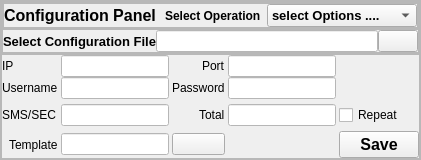
               <widget class="QWidget" name="Configuration">
                <layout class="QVBoxLayout" name="verticalLayout_8">
                 <property name="spacing">
                  <number>0</number>
                 </property>
                 <property name="leftMargin">
                  <number>0</number>
                 </property>
                 <property name="topMargin">
                  <number>0</number>
                 </property>
                 <property name="rightMargin">
                  <number>0</number>
                 </property>
                 <property name="bottomMargin">
                  <number>0</number>
                 </property>
                 <item>
                  <widget class="QFrame" name="frame">
                   <property name="minimumSize">
                    <size>
                     <width>0</width>
                     <height>150</height>
                    </size>
                   </property>
                   <property name="frameShape">
                    <enum>QFrame::StyledPanel</enum>
                   </property>
                   <property name="frameShadow">
                    <enum>QFrame::Raised</enum>
                   </property>
                   <layout class="QVBoxLayout" name="verticalLayout_2">
                    <property name="spacing">
                     <number>0</number>
                    </property>
                    <property name="leftMargin">
                     <number>0</number>
                    </property>
                    <property name="topMargin">
                     <number>0</number>
                    </property>
                    <property name="rightMargin">
                     <number>0</number>
                    </property>
                    <property name="bottomMargin">
                     <number>0</number>
                    </property>
                    <item>
                     <widget class="QFrame" name="frame_8">
                      <property name="frameShape">
                       <enum>QFrame::StyledPanel</enum>
                      </property>
                      <property name="frameShadow">
                       <enum>QFrame::Raised</enum>
                      </property>
                      <layout class="QVBoxLayout" name="verticalLayout_4">
                       <property name="spacing">
                        <number>0</number>
                       </property>
                       <property name="leftMargin">
                        <number>0</number>
                       </property>
                       <property name="topMargin">
                        <number>0</number>
                       </property>
                       <property name="rightMargin">
                        <number>0</number>
                       </property>
                       <property name="bottomMargin">
                        <number>0</number>
                       </property>
                       <item>
                        <widget class="QFrame" name="frame_18">
                         <property name="frameShape">
                          <enum>QFrame::StyledPanel</enum>
                         </property>
                         <property name="frameShadow">
                          <enum>QFrame::Raised</enum>
                         </property>
                         <layout class="QGridLayout" name="gridLayout_5">
                          <property name="leftMargin">
                           <number>0</number>
                          </property>
                          <property name="topMargin">
                           <number>0</number>
                          </property>
                          <property name="rightMargin">
                           <number>0</number>
                          </property>
                          <property name="bottomMargin">
                           <number>0</number>
                          </property>
                          <property name="spacing">
                           <number>0</number>
                          </property>
                          <item row="0" column="0">
                           <widget class="QFrame" name="frame_20">
                            <property name="frameShape">
                             <enum>QFrame::StyledPanel</enum>
                            </property>
                            <property name="frameShadow">
                             <enum>QFrame::Raised</enum>
                            </property>
                            <layout class="QHBoxLayout" name="horizontalLayout_6">
                             <property name="leftMargin">
                              <number>0</number>
                             </property>
                             <property name="topMargin">
                              <number>0</number>
                             </property>
                             <property name="rightMargin">
                              <number>0</number>
                             </property>
                             <property name="bottomMargin">
                              <number>0</number>
                             </property>
                             <item>
                              <widget class="QLabel" name="label_4">
                               <property name="font">
                                <font>
                                 <pointsize>12</pointsize>
                                 <weight>75</weight>
                                 <bold>true</bold>
                                </font>
                               </property>
                               <property name="text">
                                <string>Configuration Panel</string>
                               </property>
                              </widget>
                             </item>
                             <item alignment="Qt::AlignRight">
                              <widget class="QLabel" name="label_10">
                               <property name="font">
                                <font>
                                 <pointsize>9</pointsize>
                                 <weight>75</weight>
                                 <bold>true</bold>
                                </font>
                               </property>
                               <property name="text">
                                <string>Select Operation</string>
                               </property>
                              </widget>
                             </item>
                             <item>
                              <widget class="QComboBox" name="comboBox">
                               <property name="minimumSize">
                                <size>
                                 <width>150</width>
                                 <height>0</height>
                                </size>
                               </property>
                               <property name="font">
                                <font>
                                 <pointsize>10</pointsize>
                                 <weight>75</weight>
                                 <bold>true</bold>
                                </font>
                               </property>
                               <item>
                                <property name="text">
                                 <string>select Options ....</string>
                                </property>
                               </item>
                               <item>
                                <property name="text">
                                 <string>Add</string>
                                </property>
                               </item>
                               <item>
                                <property name="text">
                                 <string>Remove</string>
                                </property>
                               </item>
                              </widget>
                             </item>
                            </layout>
                           </widget>
                          </item>
                         </layout>
                        </widget>
                       </item>
                       <item>
                        <widget class="QFrame" name="frame_19">
                         <property name="frameShape">
                          <enum>QFrame::StyledPanel</enum>
                         </property>
                         <property name="frameShadow">
                          <enum>QFrame::Raised</enum>
                         </property>
                         <layout class="QGridLayout" name="gridLayout_9">
                          <property name="leftMargin">
                           <number>0</number>
                          </property>
                          <property name="topMargin">
                           <number>0</number>
                          </property>
                          <property name="rightMargin">
                           <number>0</number>
                          </property>
                          <property name="bottomMargin">
                           <number>0</number>
                          </property>
                          <property name="spacing">
                           <number>0</number>
                          </property>
                          <item row="0" column="1">
                           <widget class="QLineEdit" name="config_path">
                            <property name="styleSheet">
                             <string notr="true">background-color: rgb(255, 255, 255);
color:rgb(0,0,0);</string>
                            </property>
                           </widget>
                          </item>
                          <item row="0" column="0">
                           <widget class="QLabel" name="label_7">
                            <property name="font">
                             <font>
                              <pointsize>10</pointsize>
                              <weight>75</weight>
                              <bold>true</bold>
                             </font>
                            </property>
                            <property name="text">
                             <string>Select Configuration File</string>
                            </property>
                           </widget>
                          </item>
                          <item row="0" column="2" alignment="Qt::AlignRight">
                           <widget class="QPushButton" name="configFile_btn">
                            <property name="text">
                             <string/>
                            </property>
                            <property name="icon">
                             <iconset resource="resource.qrc">
                              <normaloff>:/icons/icons/file-text.svg</normaloff>:/icons/icons/file-text.svg</iconset>
                            </property>
                            <property name="iconSize">
                             <size>
                              <width>32</width>
                              <height>20</height>
                             </size>
                            </property>
                           </widget>
                          </item>
                         </layout>
                        </widget>
                       </item>
                      </layout>
                     </widget>
                    </item>
                    <item>
                     <widget class="QFrame" name="frame_17">
                      <property name="frameShape">
                       <enum>QFrame::StyledPanel</enum>
                      </property>
                      <property name="frameShadow">
                       <enum>QFrame::Raised</enum>
                      </property>
                      <layout class="QGridLayout" name="gridLayout_8">
                       <property name="leftMargin">
                        <number>0</number>
                       </property>
                       <property name="topMargin">
                        <number>0</number>
                       </property>
                       <property name="rightMargin">
                        <number>0</number>
                       </property>
                       <property name="bottomMargin">
                        <number>0</number>
                       </property>
                       <property name="horizontalSpacing">
                        <number>3</number>
                       </property>
                       <property name="verticalSpacing">
                        <number>0</number>
                       </property>
                       <item row="2" column="1">
                        <widget class="QLineEdit" name="sms_line">
                         <property name="styleSheet">
                          <string notr="true">color: rgb(0, 0, 0);
background-color: rgb(255, 255, 255);</string>
                         </property>
                        </widget>
                       </item>
                       <item row="2" column="2" alignment="Qt::AlignRight">
                        <widget class="QLabel" name="label_18">
                         <property name="text">
                          <string>Total</string>
                         </property>
                        </widget>
                       </item>
                       <item row="1" column="2" alignment="Qt::AlignRight">
                        <widget class="QLabel" name="label_14">
                         <property name="text">
                          <string>Password</string>
                         </property>
                        </widget>
                       </item>
                       <item row="1" column="3">
                        <widget class="QLineEdit" name="password_line">
                         <property name="styleSheet">
                          <string notr="true">color: rgb(0, 0, 0);

background-color: rgb(255, 255, 255);</string>
                         </property>
                        </widget>
                       </item>
                       <item row="3" column="0" alignment="Qt::AlignRight">
                        <widget class="QLabel" name="label_15">
                         <property name="text">
                          <string>Template</string>
                         </property>
                        </widget>
                       </item>
                       <item row="3" column="1">
                        <widget class="QLineEdit" name="template_line">
                         <property name="styleSheet">
                          <string notr="true">color: rgb(0, 0, 0);

background-color: rgb(255, 255, 255);</string>
                         </property>
                        </widget>
                       </item>
                       <item row="2" column="3">
                        <widget class="QLineEdit" name="total_line">
                         <property name="styleSheet">
                          <string notr="true">background-color: rgb(255, 255, 255);
color: rgb(0,0,0);</string>
                         </property>
                        </widget>
                       </item>
                       <item row="2" column="4">
                        <widget class="QCheckBox" name="checkBox">
                         <property name="minimumSize">
                          <size>
                           <width>32</width>
                           <height>32</height>
                          </size>
                         </property>
                         <property name="text">
                          <string>Repeat</string>
                         </property>
                         <property name="iconSize">
                          <size>
                           <width>32</width>
                           <height>32</height>
                          </size>
                         </property>
                        </widget>
                       </item>
                       <item row="3" column="2">
                        <widget class="QPushButton" name="template_2">
                         <property name="text">
                          <string/>
                         </property>
                         <property name="icon">
                          <iconset resource="resource.qrc">
                           <normaloff>:/icons/icons/upload.svg</normaloff>:/icons/icons/upload.svg</iconset>
                         </property>
                         <property name="iconSize">
                          <size>
                           <width>20</width>
                           <height>20</height>
                          </size>
                         </property>
                        </widget>
                       </item>
                       <item row="2" column="0">
                        <widget class="QLabel" name="label_17">
                         <property name="text">
                          <string>SMS/SEC</string>
                         </property>
                        </widget>
                       </item>
                       <item row="1" column="0">
                        <widget class="QLabel" name="label_13">
                         <property name="text">
                          <string>Username</string>
                         </property>
                        </widget>
                       </item>
                       <item row="1" column="1">
                        <widget class="QLineEdit" name="username_line">
                         <property name="styleSheet">
                          <string notr="true">color: rgb(0, 0, 0);
background-color: rgb(255, 255, 255);</string>
                         </property>
                        </widget>
                       </item>
                       <item row="0" column="2" alignment="Qt::AlignRight">
                        <widget class="QLabel" name="label_12">
                         <property name="text">
                          <string>Port</string>
                         </property>
                        </widget>
                       </item>
                       <item row="0" column="0">
                        <widget class="QLabel" name="label_11">
                         <property name="text">
                          <string>IP</string>
                         </property>
                        </widget>
                       </item>
                       <item row="0" column="1">
                        <widget class="QLineEdit" name="ip_line">
                         <property name="styleSheet">
                          <string notr="true">background-color: rgb(255, 255, 255);
color: rgb(0, 0, 0);
</string>
                         </property>
                        </widget>
                       </item>
                       <item row="0" column="3">
                        <widget class="QLineEdit" name="port_line">
                         <property name="styleSheet">
                          <string notr="true">color: rgb(0, 0, 0);

background-color: rgb(255, 255, 255);</string>
                         </property>
                        </widget>
                       </item>
                       <item row="3" column="4">
                        <widget class="QPushButton" name="save_btn">
                         <property name="font">
                          <font>
                           <pointsize>12</pointsize>
                           <weight>75</weight>
                           <bold>true</bold>
                          </font>
                         </property>
                         <property name="text">
                          <string>Save</string>
                         </property>
                         <property name="icon">
                          <iconset resource="resource.qrc">
                           <normaloff>:/icons/icons/save.svg</normaloff>:/icons/icons/save.svg</iconset>
                         </property>
                        </widget>
                       </item>
                      </layout>
                     </widget>
                    </item>
                   </layout>
                  </widget>
                 </item>
                </layout>
               </widget>
